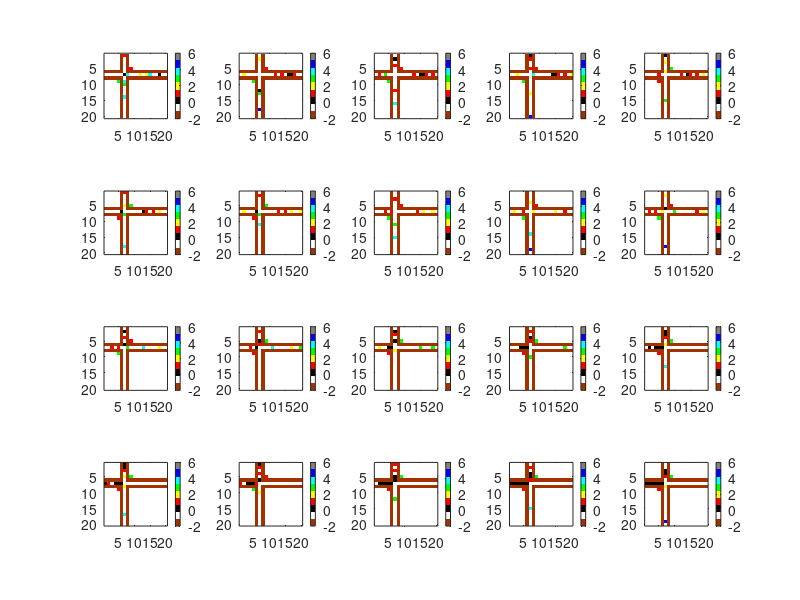

Write the MATLAB code that produced this figure.
clear;
clc;

mymap = [0.6350 0.2 0
     1 1 1
     0 0 0
     1 0 0
     1 1 0
     0 1 0
     0 1 1
     0 0 1
     0.5 0.5 0.5];
 
intersection = [7 7];
new_car_prob = 0.5; 
dec_prob = 0.2;
max_red = 5;%max number of red
thr_press = 4; %pressure threshold
top_is_red = 1;
left_is_red = 0;
count_red_left = 0;
count_red_top = 0;

full_road = zeros(30,30);
[iter,~] = size(full_road);

full_road(:,:) = -1;

lane = -ones(2,30);
[d,c] = size(lane);
index_lane1 = randsample(20,5)';%random car positions on fast lane
index_lane2 = randsample(20,5)';%random car positions on slow lane
lane(1,index_lane1) = randi([0 5],1,5);
lane(2,index_lane2) = randi([0 5],1,5);%random speed of the moving cars


%lane(1,inter(2)) = 6;
full_road(intersection(1),:)=lane(1,:);
full_road(:,intersection(2))=lane(2,:)';

%bountaries
full_road(intersection(1)-1,1:intersection(2)-1) = -2;
full_road(intersection(1)-1,intersection(2)+1:end) = -2;
full_road(intersection(1)+1,1:intersection(2)-1) = -2;
full_road(intersection(1)+1,intersection(2)+1:end) = -2;
full_road(1:intersection(1)-1,intersection(2)-1) = -2;
full_road(intersection(1)+1:end,intersection(2)-1) = -2;
full_road(1:intersection(1)-1,intersection(2)+1) = -2;
full_road(intersection(1)+1:end,intersection(2)+1) = -2;

%light
full_road(intersection(1)+2,intersection(2)-2) = 3;
full_road(intersection(1)-2,intersection(2)+2) = 1;


subplot(4,5,1); 
imagesc(full_road(1:20,1:20)); 
axis equal;
colormap (mymap);
caxis([-2 6])
colorbar
lane(2,intersection(1)) = 6;
for e=2:1:20
    
    if ((lane(1,1) == -1) && (rand(1)>1-new_car_prob))%new cars
        lane(1,1) = 1;
    end
    if ((lane(2,1) == -1) && (rand(1)>1-new_car_prob))%new cars
        lane(2,1) = 1;
    end
    
    lane(1:2,21:30) = -1;%clear cars after 30 index
         
    for j=c-10:-1:1
        for i=1:d

           moved = 0;
           speed = lane(i,j); %current speed of the car
           if(speed>=0 && speed<6)
              if(speed<5)
                  %Rule 1#acceleration
                  if(lane(i,j+1:j+speed+1)==-1)
                      lane(i,j) = -1;
                      lane(i,j+speed) = speed + 1;
                      next_speed = lane(i,j+speed);
                      moved = 1;
                  end   
              end


              if(lane(i,j+1:j+speed)==-1)
                  lane(i,j) = -1;
                  lane(i,j+speed) = speed;
                  next_speed = lane(i,j+speed);
                  moved = 1;
              end

              %Rule 2#breaking 
              if(moved)
                  if(max(lane(i,j+speed+1:j+speed+next_speed)~=-1))
                      found = 0;
                      count = 0;
                      for k=j+1+speed:j+speed+next_speed
                          count = count+1;
                          if((~found)&&(lane(i,k)>=0))
                              found = 1;
                              lane(i,j+speed) = count-1;
                          end
                      end
                  end
              else
                  if(max(lane(i,j+1:j+speed)~=-1))
                      found = 0;
                      count = 0;
                      for k=j+1:j+speed
                          count = count+1;
                          if((~found)&&(lane(i,k)>=0))
                              found = 1;
                              lane(i,j) = -1;
                              lane(i,j+count-1) = 0;
                          end
                      end
                  end
              end
              
           end
        end
    end

    %Rule3#random speed decrease
    decreased = 0;
    for j=c-10:-1:1      
        for i=1:d          
            rand_dec = lane(i,j);
            if(rand_dec>0 && rand_dec<=5)
                if ((lane(i,j) ~= -1) && (rand(1)>1-dec_prob))
                    lane(i,j) = rand_dec-1;
                    decreased = 1;
                end
            end
            if (decreased)
                rand_dec = rand_dec-1;
            end
        end
    end
    %if car is at the center of the intersection move it +1 
    if(left_is_red && lane(2,intersection(1)+1)==-1)
        lane(2,intersection(1)+1) = lane(2,intersection(1));%if car stayed at the 
        lane(2,intersection(1)) = -1;
    end
    if(top_is_red && lane(1,intersection(2)+1)==-1)
        lane(1,intersection(2)+1) = lane(1,intersection(2));%if car stayed at the 
        lane(1,intersection(2)) = -1;
    end
    
    
    
    %counting red lights and visualizing full road
    if(top_is_red)
        count_red_top = count_red_top+1;
        full_road(:,intersection(2)) = lane(2,:)';%avoid grey color of the obstacle
        full_road(intersection(1),:) = lane(1,:); 
    elseif(left_is_red)
        full_road(intersection(1),:) = lane(1,:); 
        full_road(:,intersection(2)) = lane(2,:)';
        count_red_left = count_red_left+1;
    end

    subplot(4,5,e); 
    imagesc(full_road(1:20,1:20)); 
    axis equal;
    colormap (mymap);
    caxis([-2 6])
    colorbar
    
    %pressure of each approach
    left_press = sum(lane(1,1:intersection(2)-1)>=0); 
    top_press = sum(lane(2,1:intersection(1)-1)>=0);
    
    %max_red
    if(count_red_top>=max_red)
        left_is_red = 1;
        top_is_red = 0;
        lane(1,intersection(2)) = 6; %creating obstacle for cars 
        lane(2,intersection(1)) = -1; %free pass for the other lane
        count_red_top = 0;
    elseif(count_red_left>=max_red)
        top_is_red = 1;
        left_is_red = 0;
        lane(2,intersection(1)) = 6;
        lane(1,intersection(2)) = -1; 
        count_red_left = 0;
    else%max_pressure
        if(top_press>=thr_press)
            left_is_red = 1;
            top_is_red = 0;
            lane(1,intersection(2)) = 6; %creating obstacle for cars 
            lane(2,intersection(1)) = -1; %free pass for the other lane
            count_red_top = 0;
        elseif(left_press>=thr_press)
            top_is_red = 1;
            left_is_red = 0;
            lane(2,intersection(1)) = 6;
            lane(1,intersection(2)) = -1; 
            count_red_left = 0;
        else %biggest pressusre of the 2
            if(top_press>left_press)
                left_is_red = 1;
                top_is_red = 0;
                lane(1,intersection(2)) = 6;  
                lane(2,intersection(1)) = -1; 
                count_red_top = 0;
            elseif(left_press>top_press)
                top_is_red = 1;
                left_is_red = 0;
                lane(2,intersection(1)) = 6; 
                lane(1,intersection(2)) = -1;
                count_red_left = 0;
            end    
        end
    end
    
    %switching traffic lights
    if top_is_red==1, full_road(intersection(1)-2,intersection(2)+2) = 1; else, full_road(intersection(1)-2,intersection(2)+2) = 3; end
    if left_is_red==1, full_road(intersection(1)+2,intersection(2)-2) = 1; else, full_road(intersection(1)+2,intersection(2)-2) = 3; end
end
